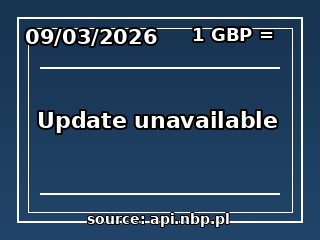
#> input picture images/current-currency.png, 320 x 240 px
$ python -i currency.py   (imports and definitions only)
#> lines starting #> are read from the running program, lines starting #| are printed output that depends on the picture
#> further down, picture is the input picture: PIL image 320x240 RGB; mean R, G, B 46.2, 73.5, 101.2
#!/usr/bin/env python3
"""Display the pre-rendered currency image, refreshing it once if missing."""

from __future__ import annotations

import argparse
import mmap
import os
import struct
import subprocess
import sys
import time
from pathlib import Path
from typing import Any, Callable

DEFAULT_IMAGE = Path(__file__).resolve().parent.parent / "images" / "current-currency.png"
DEFAULT_REFRESH_SCRIPT = Path(__file__).resolve().parent / "currency-rate.py"
FBDEV_DEFAULT = os.environ.get("FB_DEVICE", "/dev/fb1")
WIDTH_DEFAULT = int(os.environ.get("FB_WIDTH", "320"))
HEIGHT_DEFAULT = int(os.environ.get("FB_HEIGHT", "240"))
REFRESH_WAIT_SECS = 30.0


def rgb888_to_rgb565(image: Any) -> bytes:
    r, g, b = image.split()
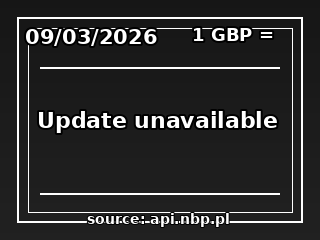
#> r: PIL image 320x240 L; min 0, max 255, mean 46.2
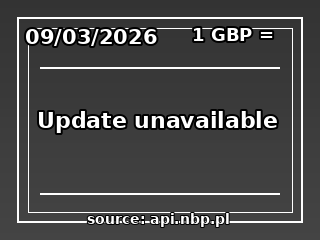
#> g: PIL image 320x240 L; min 0, max 255, mean 73.5
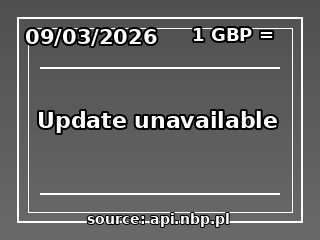
#> b: PIL image 320x240 L; min 0, max 255, mean 101.2
    r = r.point(lambda value: value >> 3)
    g = g.point(lambda value: value >> 2)
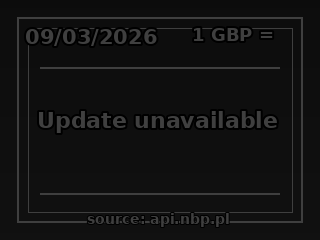
#> g: PIL image 320x240 L; min 0, max 63, mean 18
    b = b.point(lambda value: value >> 3)

    rgb565 = bytearray()
    rp, gp, bp = r.tobytes(), g.tobytes(), b.tobytes()
    for idx in range(len(rp)):
        value = ((rp[idx] & 0x1F) << 11) | ((gp[idx] & 0x3F) << 5) | (bp[idx] & 0x1F)
        rgb565 += struct.pack("<H", value)
    return bytes(rgb565)


# [20 lines left out: functions load_frame, write_to_framebuffer, not called in this run]


def refresh_image(refresh_script: Path) -> int:
    completed = subprocess.run([sys.executable, "-u", str(refresh_script)], check=False)
    return completed.returncode


# [96 lines left out: functions ensure_image, parse_args, run_self_tests, main, not called in this run]


# [2 lines not run here, left out]

>>> from PIL import Image
>>> picture = Image.open('../../../../images/current-currency.png')
>>> result = rgb888_to_rgb565(picture)
